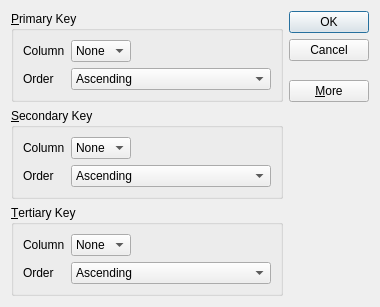
<?xml version="1.0" encoding="UTF-8"?>
<ui version="4.0">
 <class>SortDialog</class>
 <widget class="QDialog" name="SortDialog">
  <property name="geometry">
   <rect>
    <x>0</x>
    <y>0</y>
    <width>380</width>
    <height>275</height>
   </rect>
  </property>
  <property name="windowTitle">
   <string>Sort</string>
  </property>
  <layout class="QGridLayout" name="gridLayout_4">
   <item row="0" column="0">
    <widget class="QGroupBox" name="primaryGroupBox">
     <property name="title">
      <string>&amp;Primary Key</string>
     </property>
     <layout class="QGridLayout" name="gridLayout">
      <item row="0" column="0">
       <widget class="QLabel" name="label">
        <property name="text">
         <string>Column</string>
        </property>
       </widget>
      </item>
      <item row="0" column="1">
       <widget class="QComboBox" name="primaryColumnCombo">
        <item>
         <property name="text">
          <string>None</string>
         </property>
        </item>
       </widget>
      </item>
      <item row="0" column="2">
       <spacer name="horizontalSpacer">
        <property name="orientation">
         <enum>Qt::Horizontal</enum>
        </property>
        <property name="sizeHint" stdset="0">
         <size>
          <width>158</width>
          <height>20</height>
         </size>
        </property>
       </spacer>
      </item>
      <item row="1" column="0">
       <widget class="QLabel" name="label_2">
        <property name="text">
         <string>Order</string>
        </property>
       </widget>
      </item>
      <item row="1" column="1" colspan="2">
       <widget class="QComboBox" name="primaryOrderCombo">
        <item>
         <property name="text">
          <string>Ascending</string>
         </property>
        </item>
        <item>
         <property name="text">
          <string>Descending</string>
         </property>
        </item>
       </widget>
      </item>
     </layout>
    </widget>
   </item>
   <item row="0" column="1" rowspan="2">
    <layout class="QVBoxLayout" name="verticalLayout">
     <item>
      <widget class="QPushButton" name="okButton">
       <property name="text">
        <string>OK</string>
       </property>
       <property name="default">
        <bool>true</bool>
       </property>
      </widget>
     </item>
     <item>
      <widget class="QPushButton" name="cancelButton">
       <property name="text">
        <string>Cancel</string>
       </property>
      </widget>
     </item>
     <item>
      <spacer name="verticalSpacer">
       <property name="orientation">
        <enum>Qt::Vertical</enum>
       </property>
       <property name="sizeHint" stdset="0">
        <size>
         <width>20</width>
         <height>0</height>
        </size>
       </property>
      </spacer>
     </item>
     <item>
      <widget class="QPushButton" name="moreButton">
       <property name="text">
        <string>&amp;More</string>
       </property>
       <property name="checkable">
        <bool>true</bool>
       </property>
      </widget>
     </item>
    </layout>
   </item>
   <item row="1" column="0">
    <spacer name="verticalSpacer_2">
     <property name="orientation">
      <enum>Qt::Vertical</enum>
     </property>
     <property name="sizeHint" stdset="0">
      <size>
       <width>20</width>
       <height>0</height>
      </size>
     </property>
    </spacer>
   </item>
   <item row="2" column="0">
    <widget class="QGroupBox" name="secondaryGroupBox">
     <property name="title">
      <string>&amp;Secondary Key</string>
     </property>
     <layout class="QGridLayout" name="gridLayout_2">
      <item row="0" column="0">
       <widget class="QLabel" name="label_3">
        <property name="text">
         <string>Column</string>
        </property>
       </widget>
      </item>
      <item row="0" column="1">
       <widget class="QComboBox" name="secondaryColumnCombo">
        <item>
         <property name="text">
          <string>None</string>
         </property>
        </item>
       </widget>
      </item>
      <item row="0" column="2">
       <spacer name="horizontalSpacer_2">
        <property name="orientation">
         <enum>Qt::Horizontal</enum>
        </property>
        <property name="sizeHint" stdset="0">
         <size>
          <width>40</width>
          <height>20</height>
         </size>
        </property>
       </spacer>
      </item>
      <item row="1" column="0">
       <widget class="QLabel" name="label_4">
        <property name="text">
         <string>Order</string>
        </property>
       </widget>
      </item>
      <item row="1" column="1" colspan="2">
       <widget class="QComboBox" name="secondaryOrderCombo">
        <item>
         <property name="text">
          <string>Ascending</string>
         </property>
        </item>
        <item>
         <property name="text">
          <string>Descending</string>
         </property>
        </item>
       </widget>
      </item>
     </layout>
    </widget>
   </item>
   <item row="3" column="0">
    <widget class="QGroupBox" name="TertiaryGroupBox">
     <property name="title">
      <string>&amp;Tertiary Key</string>
     </property>
     <layout class="QGridLayout" name="gridLayout_3">
      <item row="0" column="0">
       <widget class="QLabel" name="label_5">
        <property name="text">
         <string>Column</string>
        </property>
       </widget>
      </item>
      <item row="0" column="1">
       <widget class="QComboBox" name="tertiaryColumuCombo">
        <item>
         <property name="text">
          <string>None</string>
         </property>
        </item>
       </widget>
      </item>
      <item row="0" column="2">
       <spacer name="horizontalSpacer_3">
        <property name="orientation">
         <enum>Qt::Horizontal</enum>
        </property>
        <property name="sizeHint" stdset="0">
         <size>
          <width>40</width>
          <height>20</height>
         </size>
        </property>
       </spacer>
      </item>
      <item row="1" column="0">
       <widget class="QLabel" name="label_6">
        <property name="text">
         <string>Order</string>
        </property>
       </widget>
      </item>
      <item row="1" column="1" colspan="2">
       <widget class="QComboBox" name="tertiaryOrderCombo">
        <item>
         <property name="text">
          <string>Ascending</string>
         </property>
        </item>
        <item>
         <property name="text">
          <string>Descending</string>
         </property>
        </item>
       </widget>
      </item>
     </layout>
    </widget>
   </item>
  </layout>
 </widget>
 <resources/>
 <connections>
  <connection>
   <sender>okButton</sender>
   <signal>clicked()</signal>
   <receiver>SortDialog</receiver>
   <slot>accept()</slot>
   <hints>
    <hint type="sourcelabel">
     <x>321</x>
     <y>20</y>
    </hint>
    <hint type="destinationlabel">
     <x>376</x>
     <y>23</y>
    </hint>
   </hints>
  </connection>
  <connection>
   <sender>cancelButton</sender>
   <signal>clicked()</signal>
   <receiver>SortDialog</receiver>
   <slot>reject()</slot>
   <hints>
    <hint type="sourcelabel">
     <x>349</x>
     <y>54</y>
    </hint>
    <hint type="destinationlabel">
     <x>376</x>
     <y>54</y>
    </hint>
   </hints>
  </connection>
  <connection>
   <sender>moreButton</sender>
   <signal>toggled(bool)</signal>
   <receiver>secondaryGroupBox</receiver>
   <slot>setVisible(bool)</slot>
   <hints>
    <hint type="sourcelabel">
     <x>329</x>
     <y>88</y>
    </hint>
    <hint type="destinationlabel">
     <x>269</x>
     <y>131</y>
    </hint>
   </hints>
  </connection>
  <connection>
   <sender>moreButton</sender>
   <signal>toggled(bool)</signal>
   <receiver>TertiaryGroupBox</receiver>
   <slot>setVisible(bool)</slot>
   <hints>
    <hint type="sourcelabel">
     <x>357</x>
     <y>90</y>
    </hint>
    <hint type="destinationlabel">
     <x>287</x>
     <y>218</y>
    </hint>
   </hints>
  </connection>
 </connections>
</ui>
